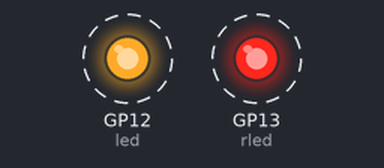
Recording of a program running on a simulated Raspberry Pi Pico running MicroPython. Shown: output pins drawn as LEDs (lit = HIGH). Dashed ring = blinking. What the program prints to the serial console is not drawn. At 6.0 s the program stops and its outputs stay as they are.

Above: at 0.5 s.
Timing chart, 0 to 4.6 s (numbered marks = the images above):
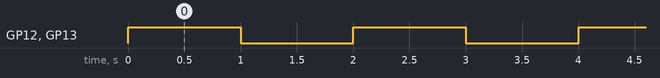

The program:

program_one.py
```python
# program 1 for using main.py that is controllable
# program_one.py
'''
>>> import os
>>> os.listdir()
['Program_1.py']
>>> os.rename('Program_1.py' ,  'Prog_1.py')
>>> os.listdir()
['Prog_1.py']
>>> os.getcwd()
'/'
>>> os.remove('Prog_1.py')
>>> os.mkdir('lib')
>>> os.remove('lib')
>>> os.chdir('my_folder')
>>> os.getcwd()
'/my_folder'

'''
'''
import utime		## pico version
import sys
from machine import Pin,Timer
#led =Pin("LED",Pin.OUT)
led=Pin(12,Pin.OUT)
rled=Pin(13,Pin.OUT)
print("Program One is running!")
tim=Timer()
def tick(timer):
    global led, rled
    led.toggle()
try:
    for i in range(6):
        print(f"Program One: {i}")
        led.toggle()
        rled.toggle()
        utime.sleep(1)
    #tim.init(freq=2.5, mode=Timer.PERIODIC, callback=tick)
    print("Program One finished.")
except KeyboardInterrupt:
    print('exiting')
    sys.exit()
'''
'''
from machine import Pin, Timer

led = Pin("LED", Pin.OUT)
tim = Timer()
def tick(timer):
    global led
    led.toggle()

tim.init(freq=2.5, mode=Timer.PERIODIC, callback=tick)
'''

import time
import sys
from machine import Pin, Timer

# ====== Pin Configuration ======
# ESP32 boards don’t have a built-in "LED" name like the Pico.
# You can use GPIO2 or GPIO12 for an onboard LED (if present),
# or connect external LEDs with resistors.
led = Pin(12, Pin.OUT)   # main LED
rled = Pin(13, Pin.OUT)  # secondary LED

print("ESP32 Program One is running!")

# ====== Timer Setup ======
tim = Timer(0)  # use timer ID 0

def tick(timer):
    """Toggle LED periodically if enabled."""
    led.toggle()

try:
    for i in range(6):
        print(f"Program One: {i}")
        led.toggle()
        rled.toggle()
        time.sleep(1)

    # Example of enabling the timer (uncomment to use)
    # tim.init(freq=2.5, mode=Timer.PERIODIC, callback=tick)

    print("Program One finished.")

except KeyboardInterrupt:
    print("Exiting program.")
    tim.deinit()  # stop the timer if running
    sys.exit()


'''
import time
from machine import Pin

led = Pin(12, Pin.OUT)
rled = Pin(13, Pin.OUT)

print("Program One is running!")

for i in range(6):
    print(f"Program One: {i}")
    led.value(not led.value())
    rled.value(not rled.value())
    time.sleep(1)

print("Program One finished.")
'''
```

Measured:
- by itself, GP12 (led), GP13 (rled): alternates HIGH for 1.0 s and LOW for 1.0 s, 6 changes in all, then stays LOW
